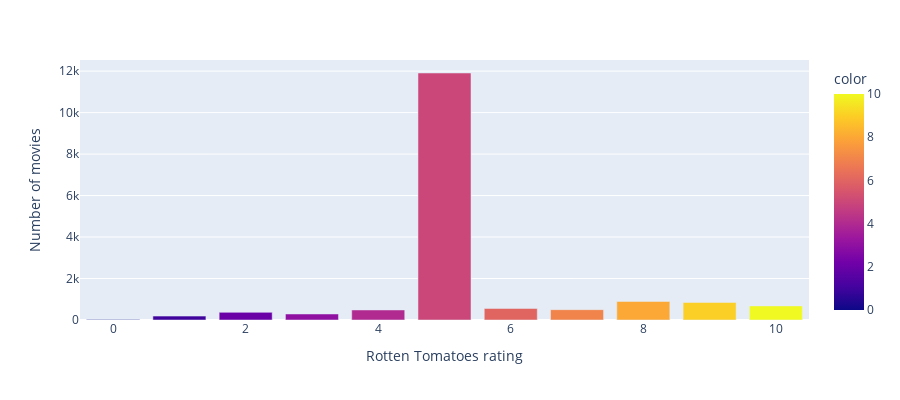

Here is the notebook cell this chart was saved with:
### Code cell
index = list(range(11))
fig = px.bar(x=index, y=tomato_rating_series.value_counts().sort_index(), height = 400, color = index, 
            labels = { 'x' : 'Rotten Tomatoes rating', 'y' : 'Number of movies'})
fig.show()

### Figure 1 — Plotly figure (JSON) as saved in the notebook; plotly's stock layout.template omitted (floating-point values rounded to 4 significant figures)
{"data": [{"alignmentgroup": "True", "hovertemplate": "Rotten Tomatoes rating=%{x}<br>Number of movies=%{y}<br>color=%{marker.color}<extra></extra>", "legendgroup": "", "marker": {"color": [0, 1, 2, 3, 4, 5, 6, 7, 8, 9, 10], "coloraxis": "coloraxis"}, "name": "", "offsetgroup": "", "orientation": "v", "showlegend": false, "textposition": "auto", "type": "bar", "x": [0, 1, 2, 3, 4, 5, 6, 7, 8, 9, 10], "xaxis": "x", "y": [27, 187, 368, 290, 483, 11910, 556, 499, 895, 849, 680], "yaxis": "y"}], "layout": {"barmode": "relative", "coloraxis": {"colorbar": {"title": {"text": "color"}}, "colorscale": [[0, "#0d0887"], [0.1111, "#46039f"], [0.2222, "#7201a8"], [0.3333, "#9c179e"], [0.4444, "#bd3786"], [0.5556, "#d8576b"], [0.6667, "#ed7953"], [0.7778, "#fb9f3a"], [0.8889, "#fdca26"], [1, "#f0f921"]]}, "height": 400, "legend": {"tracegroupgap": 0}, "margin": {"t": 60}, "xaxis": {"anchor": "y", "domain": [0, 1], "title": {"text": "Rotten Tomatoes rating"}}, "yaxis": {"anchor": "x", "domain": [0, 1], "title": {"text": "Number of movies"}}}}
